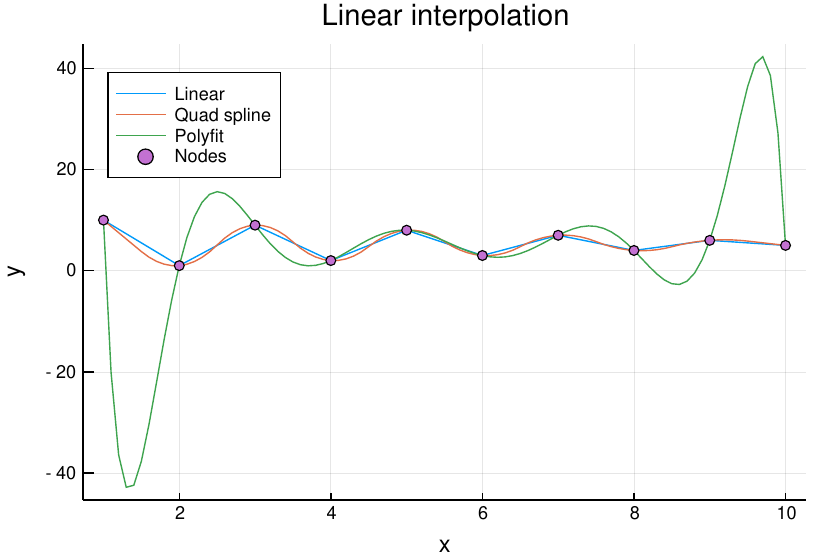

Write Julia code to recreate this figure.
using Interpolations
using Plots

include("polynomials.jl")

xval = [1,2,3,4,5,6,7,8,9,10]
yval = [10,1,9,2,8,3,7,4,6,5]
xs = 1:0.1:10

linear = LinearInterpolation(xval, yval)
quad = interpolate(yval, BSpline(Quadratic(Line(OnCell()))))
r_lin = [linear(x) for x in xs]
r_cub_ext = [quad(x) for x in xs]
r_poly = Poly(xs, xval, yval)
plot(xs, r_lin,    
    xlabel = "x", 
    ylabel = "y", 
    label = "Linear",
    title = "Linear interpolation",
    legend=:topleft)
plot!(xs, r_cub_ext, label = "Quad spline")
plot!(xs, r_poly, label = "Polyfit")
scatter!(xval, yval, label = "Nodes")

savefig("linear.pdf")